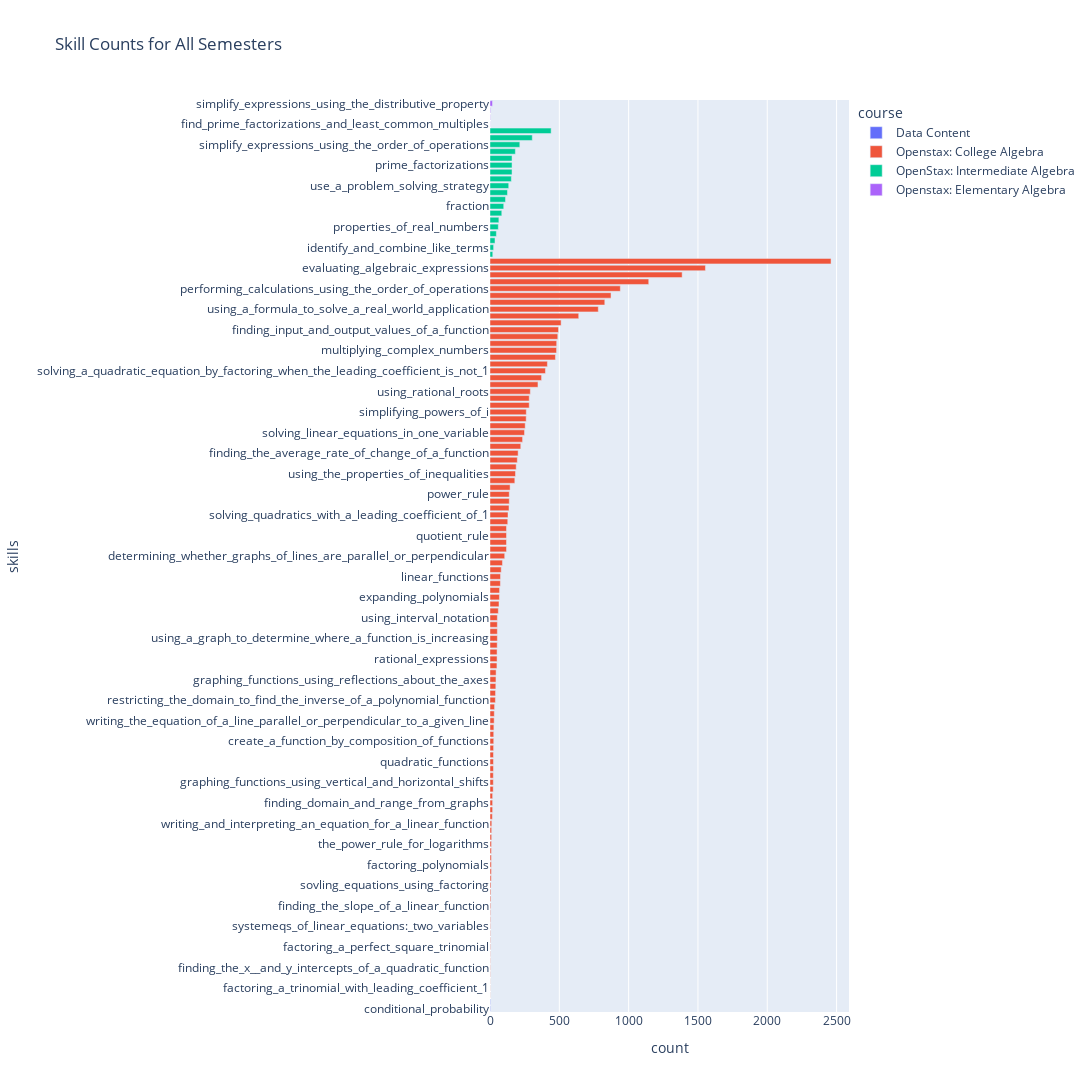

Notebook cell for this chart:
### Markdown cell above
## Overall Skills

### Code cell
lesson_df, skill_df = get_lesson_skill(df_cleared)
skill_df = skill_df[(skill_df['course'] != "Math 54 Demo") & (skill_df['course'] != "Biology Demo")]
skill_df['course'] = pd.Categorical(skill_df['course'],categories=['Data Content', 
                                                                   'Openstax: College Algebra', 
                                                                   'OpenStax: Intermediate Algebra', 
                                                                   'Openstax: Elementary Algebra'],ordered=True)
skill_df = skill_df.sort_values(by=["course", "count"], ascending=True)
fig = px.bar(skill_df, x='count', y='skills', color="course", 
             title=f"Skill Counts for All Semesters", 
             width=2500, height=2000)
fig.show()

### Figure 1 — Plotly figure (JSON) as saved in the notebook; plotly's stock layout.template omitted (floating-point values rounded to 4 significant figures)
{"data": [{"alignmentgroup": "True", "hovertemplate": "course=Data Content<br>count=%{x}<br>skills=%{y}<extra></extra>", "legendgroup": "Data Content", "marker": {"color": "#636efa", "pattern": {"shape": ""}}, "name": "Data Content", "offsetgroup": "Data Content", "orientation": "h", "showlegend": true, "textposition": "auto", "type": "bar", "x": [3, 3], "xaxis": "x", "y": ["conditional_probability", "independence_and_bayes’_theorem"], "yaxis": "y"}, {"alignmentgroup": "True", "hovertemplate": "course=Openstax: College Algebra<br>count=%{x}<br>skills=%{y}<extra></extra>", "legendgroup": "Openstax: College Algebra", "marker": {"color": "#EF553B", "pattern": {"shape": ""}}, "name": "Openstax: College Algebra", "offsetgroup": "Openstax: College Algebra", "orientation": "h", "showlegend": true, "textposition": "auto", "type": "bar", "x": [1, 1, 1, 2, 2, 2, 2, 3, 3, 3, 3, 4, 4, 5, 6, 6, 7, 9, 10, 10, 10, 10, 11, 12, 12, 13, 17, 19, 19, 19, 23, 24, 24, 25, 25, 25, 26, 27, 27, 28, 30, 31, 33, 39, 40, 42, 43, 44, 50, 51, 51, 52, 53, 53, 53, 53, 60, 65, 68, 69, 75, 76, 81, 90, 106, 119, 119, 119, 119, 128, 130, 137, 139, 139, 145, 179, 184, 189, 197, 203, 222, 235, 249, 254, 261, 262, 283, 283, 291, 346, 372, 400, 414, 472, 480, 481, 489, 494, 513, 640, 781, 828, 873, 940, 1145, 1386, 1554, 2460], "xaxis": "x", "y": ["expanding_logarithmic_expressions", "factoring_a_trinomial_with_leading_coefficient_1", "inverse_functions", "factoring_the_greatest_common_factor_of_a_polynomial", "finding_the_x__and_y_intercepts_of_a_quadratic_function", "rates_of_change", "systems_of_linear_equations:_two_variables", "factoring_a_perfect_square_trinomial", "finding_binomial_coefficients", "modeling_with_linear_functions", "systemeqs_of_linear_equations:_two_variables", "finding_the_domain_and_range_of_a_quadratic_function", "using_a_diagram_to_build_a_model", "finding_the_slope_of_a_linear_function", "factoring_by_grouping", "understanding_how_the_graphs_of_parabolas_are_related_to_their_quadratic_functions", "sovling_equations_using_factoring", "transformation_of_functions", "factoring_a_difference_of_cubes", "factoring_polynomials", "finding_and_evaluating_inverse_functions", "graphing_piecewise_defined_functions", "the_power_rule_for_logarithms", "power_functions_&_polynomials", "writing_the_equation_for_a_function_from_the_graph_of_a_line", "writing_and_interpreting_an_equation_for_a_linear_function", "factoring_a_difference_of_squares", "factoring_an_expression_with_fractional_or_negative_exponents", "finding_domain_and_range_from_graphs", "solving_quadratic_equations_by_factoring", "solving_equations_using_factoring", "graphing_functions_using_vertical_and_horizontal_shifts", "understanding_compound_inequalities", "determining_whether_a_function_is_one_to_one", "quadratic_functions", "solving_equations_involving_rational_exponents", "performing_a_sequence_of_transformation", "create_a_function_by_composition_of_functions", "use_a_graph_to_locate_the_absolute_maximum_and_absolute_minimum", "solving_other_types_of_equations", "writing_the_equation_of_a_line_parallel_or_perpendicular_to_a_given_line", "power_function_and_polynomial_functions", "using_the_pythagorean_theorem", "restricting_the_domain_to_find_the_inverse_of_a_polynomial_function", "simplifying_complex_rational_expressions", "finding_domains_and_ranges_of_the_toolkit_functions", "graphing_functions_using_reflections_about_the_axes", "finding_the_inverse_of_a_polynomial_function", "factoring_a_sum_of_cubes", "rational_expressions", "using_notations_to_specify_domain_and_range", "using_a_given_input_and_output_to_build_a_model", "using_a_graph_to_determine_where_a_function_is_increasing", "decreasing", "or_constant", "using_interval_notation", "evaluating_composite_functions", "decomposing_a_composite_function_into_its_component_functions", "expanding_polynomials", "evaluating_square_roots", "using_the_quadratic_formula", "linear_functions", "solving_radical_equations", "determining_even_and_odd_functions", "determining_whether_graphs_of_lines_are_parallel_or_perpendicular", "using_the_rules_of_exponents", "negative_exponent_rule", "quotient_rule", "product_rule", "solving_inequalities_in_one_variable_algebraically", "solving_quadratics_with_a_leading_coefficient_of_1", "expressing_square_roots_of_negative_numbers_as_multiples_of_i", "power_of_a_product_rule", "power_rule", "power_of_a_quotient_rule", "zero_exponent_rule", "using_the_properties_of_inequalities", "combining_functions_using_algebraic_operations", "finding_the_domain_of_a_function_defined_by_an_equation", "finding_the_average_rate_of_change_of_a_function", "solving_absolute_value_inequalities", "the_discriminant", "solving_linear_equations_in_one_variable", "multiplying_polynomials", "determining_whether_a_relation_represents_a_function", "simplifying_powers_of_i", "adding_and_subtracting_complex_numbers", "adding_and_subtracting_polynomials", "using_rational_roots", "writing_the_equation_of_lines_parallel_or_perpendicular_to_a_given_line", "dividing_complex_numbers", "solving_a_quadratic_equation_by_factoring_when_the_leading_coefficient_is_not_1", "classifying_a_real_number", "solving_an_absolute_value_equation", "multiplying_complex_numbers", "setting_up_a_linear_equation_to_solve_a_real_world_application", "using_the_midpoint_formula", "finding_input_and_output_values_of_a_function", "finding_a_linear_equation", "using_scientific_notation", "using_a_formula_to_solve_a_real_world_application", "quadratic_equations", "solving_a_rational_equation", "performing_calculations_using_the_order_of_operations", "the_rectangular_coordinate_systems_and_graphs", "finding_x_intercepts_and_y_intercepts", "evaluating_algebraic_expressions", "using_the_distance_formula"], "yaxis": "y"}, {"alignmentgroup": "True", "hovertemplate": "course=OpenStax: Intermediate Algebra<br>count=%{x}<br>skills=%{y}<extra></extra>", "legendgroup": "OpenStax: Intermediate Algebra", "marker": {"color": "#00cc96", "pattern": {"shape": ""}}, "name": "OpenStax: Intermediate Algebra", "offsetgroup": "OpenStax: Intermediate Algebra", "orientation": "h", "showlegend": true, "textposition": "auto", "type": "bar", "x": [20, 26, 36, 46, 60, 64, 85, 99, 112, 126, 135, 154, 159, 159, 159, 183, 215, 305, 441], "xaxis": "x", "y": ["multiply_and_divide_integers", "identify_and_combine_like_terms", "solve_a_formula_for_a_specific_variable", "integers", "properties_of_real_numbers", "evaluate_an_expression", "translate_an_english_phrase_to_an_algebraic_expression", "fraction", "solve_mixture_and_uniform_motion_applications", "solve_linear_inequalities", "use_a_problem_solving_strategy", "use_a_general_strategy_to_solve_linear_equations", "find_factors", "prime_factorizations", "and_least_common_multiples", "solve_compound_inequalities_with_\"and\"", "simplify_expressions_using_the_order_of_operations", "2.3_solve_a_formula_for_a_specific_variable", "solving_linear_equation"], "yaxis": "y"}, {"alignmentgroup": "True", "hovertemplate": "course=Openstax: Elementary Algebra<br>count=%{x}<br>skills=%{y}<extra></extra>", "legendgroup": "Openstax: Elementary Algebra", "marker": {"color": "#ab63fa", "pattern": {"shape": ""}}, "name": "Openstax: Elementary Algebra", "offsetgroup": "Openstax: Elementary Algebra", "orientation": "h", "showlegend": true, "textposition": "auto", "type": "bar", "x": [1, 2, 4, 18], "xaxis": "x", "y": ["find_prime_factorizations_and_least_common_multiples", "use_variables_and_algebraic_symbols", "graphing_quadratic_equations_in_two_variables", "simplify_expressions_using_the_distributive_property"], "yaxis": "y"}], "layout": {"barmode": "relative", "height": 2000, "legend": {"title": {"text": "course"}, "tracegroupgap": 0}, "title": {"text": "Skill Counts for All Semesters"}, "width": 2500, "xaxis": {"anchor": "y", "domain": [0, 1], "title": {"text": "count"}}, "yaxis": {"anchor": "x", "domain": [0, 1], "title": {"text": "skills"}}}}
